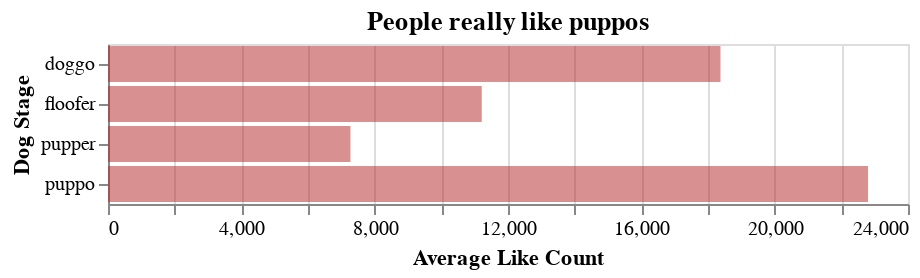

Here is the notebook cell this chart was saved with:
### Code cell
alt.Chart(tweets_master[tweets_master['dog_stage']!= 'unknown']).mark_bar(color='firebrick', opacity=0.5).encode(
    alt.Y('dog_stage', axis=alt.Axis(title='Dog Stage')),
    alt.X('average(favorite_count)', axis=alt.Axis(title='Average Like Count'))
).properties(title = 'People really like puppos')

### Figure 1 — Vega-Lite specification as saved in the notebook (floating-point values rounded to 4 significant figures; data arrays with more than 128 entries replaced by an {"elided": "..."} marker saying what was removed)
{"config": {"view": {"continuousWidth": 400, "continuousHeight": 300}}, "data": {"name": "data-a6045f59827e539be72592052cb7d89e"}, "mark": {"type": "bar", "color": "firebrick", "opacity": 0.5}, "encoding": {"x": {"aggregate": "average", "axis": {"title": "Average Like Count"}, "field": "favorite_count", "type": "quantitative"}, "y": {"axis": {"title": "Dog Stage"}, "field": "dog_stage", "type": "nominal"}}, "title": "People really like puppos", "$schema": "https://vega.github.io/schema/vega-lite/v4.17.0.json", "datasets": {"data-a6045f59827e539be72592052cb7d89e": {"elided": "346 records"}}}
